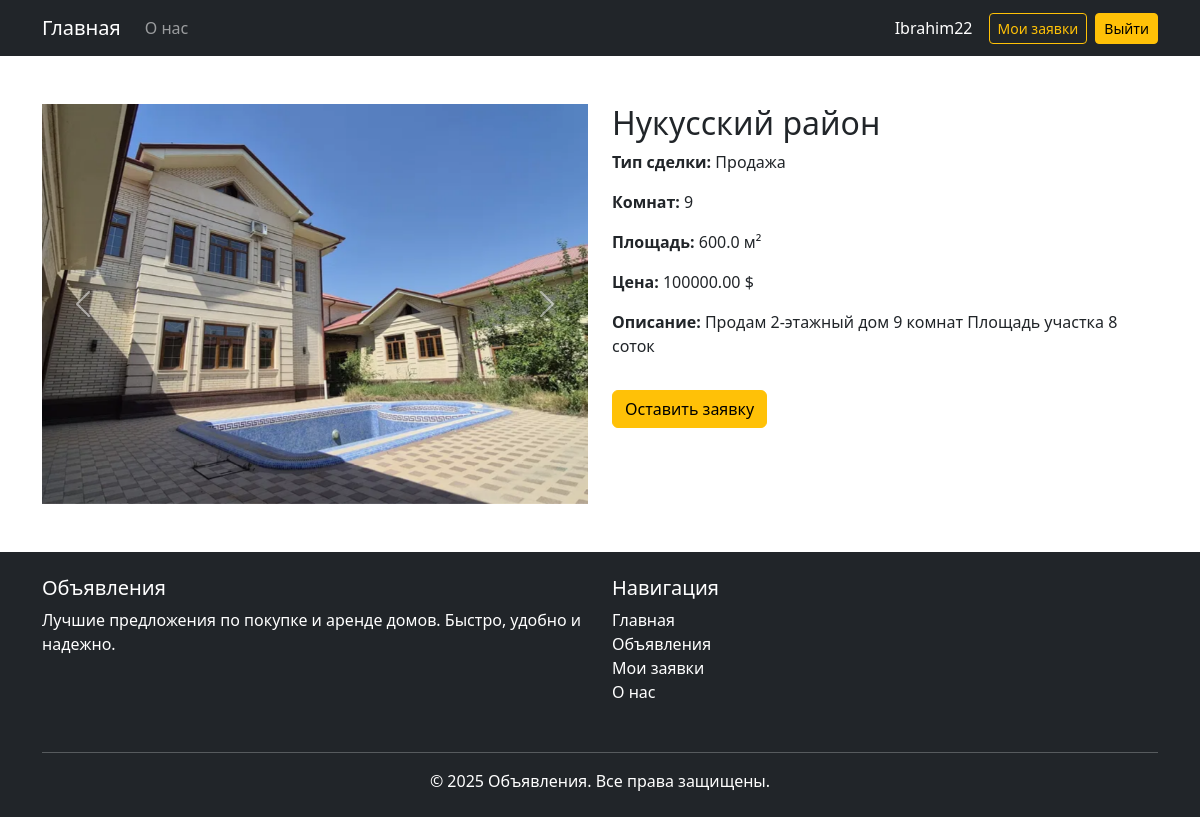
Page /property/1/ (signed in) on the committed database.
### exam/models.py (models this page shows, shortened)
class Property(models.Model):
    DEAL_CHOICES = (
        ('sale', 'Продажа'),
        ('rent', 'Аренда'),
    )
    user = models.ForeignKey(User, on_delete=models.CASCADE,verbose_name='Пользователь', related_name='properties')
    title = models.CharField(max_length=255, verbose_name='Название', help_text='Введите название объекта недвижимости')
    description = models.TextField(verbose_name='Описание', help_text='Опишите объект недвижимости')
    deal_type = models.CharField(max_length=10, choices=DEAL_CHOICES, verbose_name='Тип сделки', help_text='Выберите тип сделки (Продажа или Аренда)')
    price = models.DecimalField(max_digits=10, decimal_places=2, verbose_name='Цена ($)', help_text='Укажите цену в долларах США')
    rooms = models.IntegerField(choices=[(i, f"{i} комн.") for i in range(1, 10)], verbose_name='Количество комнат',)
    area = models.FloatField(verbose_name='Площадь (м²)', help_text='Укажите площадь в квадратных метрах')
    address = models.CharField(max_length=255, verbose_name='Адрес', help_text='Введите полный адрес объекта недвижимости')
    image1 = models.ImageField(upload_to='properties/', null=True, blank=True, verbose_name='Изображение 1', help_text='Загрузите главное изображение объекта недвижимости')
    image2 = models.ImageField(upload_to='properties/', null=True, blank=True, verbose_name='Изображение 2', help_text='Загрузите дополнительное изображение объекта недвижимости')
    image3 = models.ImageField(upload_to='properties/', null=True, blank=True, verbose_name='Изображение 3', help_text='Загрузите еще одно дополнительное изображение объекта недвижимости')
    created_at = models.DateTimeField(auto_now_add=True, verbose_name='Дата создания', help_text='Дата и время создания объявления')
    class Meta:
        verbose_name = 'Объявление'
        verbose_name_plural = 'Объявления'
        ordering = ['-created_at']

### exam/views.py (the view)
# urls.py: path('property/<int:pk>/', views.property_detail, name='property_detail'),
def property_detail(request, pk):
    property = get_object_or_404(Property, pk=pk)
    return render(request, 'property/property_detail.html', {'property': property})

### templates/property/property_detail.html (shortened to what this page needs)
{% extends 'base.html' %}
{% block content %}
<div class="container mt-5">
<div class="row">
    <div class="col-md-6">
        <div id="propertyCarousel" class="carousel slide" data-bs-ride="carousel">
            <div class="carousel-inner">
                {% if property.image1 %}
                <div class="carousel-item active">
                    <img src="{{ property.image1.url }}" class="d-block w-100 img-cover"style="width: 500px; height: 400px; object-fit: cover;"  alt="Фото 1" >
                </div>
                {% endif %}
            </div>
            <button class="carousel-control-prev" type="button" data-bs-target="#propertyCarousel" data-bs-slide="prev">
                <span class="carousel-control-prev-icon"></span>
            </button>
            <button class="carousel-control-next" type="button" data-bs-target="#propertyCarousel" data-bs-slide="next">
                <span class="carousel-control-next-icon"></span>
            </button>
        </div>
    </div>
    <div class="col-md-6">
        <h2>{{ property.address }}</h2>
        <p><strong>Тип сделки:</strong> {{ property.get_deal_type_display }}</p>
        <p><strong>Комнат:</strong> {{ property.rooms }}</p>
        <p><strong>Площадь:</strong> {{ property.area }} м²</p>
        <p><strong>Цена:</strong> {{ property.price }} $</p>
        <p><strong>Описание:</strong> {{ property.description }}</p>
        {% if user.userprofile.role == 'buyer' %}
        <a href="{% url 'leave_request' property.id %}" class="btn btn-warning mt-3" role="button">Оставить заявку</a>
        {% endif %}
    </div>
</div>
</div>
{% endblock %}

### templates/base.html (shortened to what this page needs)
{% load static %}
<!DOCTYPE html>
<html lang="ru">
<head>
    <link href="https://cdn.jsdelivr.net/npm/bootstrap@5.3.0/dist/css/bootstrap.min.css" rel="stylesheet">
</head>
<body>
<nav class="navbar navbar-expand-lg navbar-dark bg-dark">
    <div class="container">
        <a class="navbar-brand" href="{% url 'home' %}">Главная</a>
        <div class="collapse navbar-collapse" id="navbarNav">
            <ul class="navbar-nav me-auto mb-2 mb-lg-0">
                <li class="nav-item">
                    <a class="nav-link" href="{% url 'about' %}">О нас</a>
                </li>
            </ul>
            <div class="d-flex align-items-center gap-2">
                {% if user.is_authenticated %}
                    <span class="navbar-text text-white me-2">{{ user.username }}</span>
                    {% if user.userprofile.role == 'seller' %}
                        <a href="{% url 'my_properties' %}" class="btn btn-outline-warning btn-sm">Мои объявления</a>
                        <a href="{% url 'add_property' %}" class="btn btn-warning btn-sm">Добавить дом</a>
                    {% elif user.userprofile.role == 'buyer' %}
                        <a href="{% url 'my_requests' %}" class="btn btn-outline-warning btn-sm">Мои заявки</a>
                    {% endif %}
                    <a href="{% url 'logout' %}" class="btn btn-warning btn-sm">Выйти</a>
                {% else %}
                    <a href="{% url 'login' %}" class="btn btn-warning btn-sm me-2">Вход</a>
                    <a href="{% url 'reg' %}" class="btn btn-warning btn-sm">Регистрация</a>
                {% endif %}
            </div>
        </div>
    </div>
</nav>
{% block content %}{% endblock %}
<footer class="bg-dark text-white py-4 mt-5">
  <div class="container">
    <div class="row">
      <div class="col-md-6 mb-3">
        <h5>Объявления</h5>
        <p>Лучшие предложения по покупке и аренде домов. Быстро, удобно и надежно.</p>
      </div>
      <div class="col-md-6 mb-3">
        <h5>Навигация</h5>
        <ul class="list-unstyled">
          <li><a href="/" class="text-white text-decoration-none">Главная</a></li>
          <li><a href="{% url 'my_properties' %}" class="text-white text-decoration-none">Объявления</a></li>
          {% if user.is_authenticated and user.userprofile.role == 'buyer' %}
            <li><a href="{% url 'my_requests' %}" class="text-white text-decoration-none">Мои заявки</a></li>
          {% endif %}
          <li><a href="{% url 'about' %}" class="text-white text-decoration-none">О нас</a></li>
        </ul>
      </div>
    </div>
    <hr class="border-light">
    <p class="text-center mb-0">&copy; 2025 Объявления. Все права защищены.</p>
  </div>
</footer>
</body>
</html>

### rows in the picture
Property: image1 (picture), address "Нукусский район", deal_type "Продажа", rooms "9", area "600.0", price "100000.00", description "Продам 2-этажный дом 9 комнат Площадь участка 8 соток"

### other values in the picture
{{ user.username }} "Ibrahim22"
